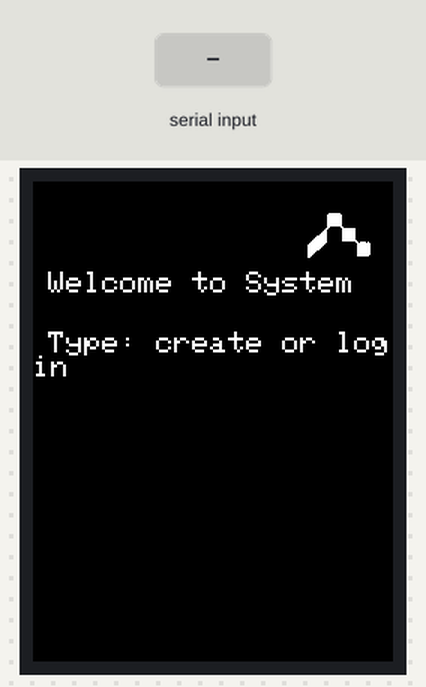
This sketch was run on a simulated ESP32. On the bench: 240×320 colour display. The inputs (shaded band) are chosen by the test bench.

Above: at 1.4 s.
1.5 s: "create\n" received over Serial
At 2.2 s:
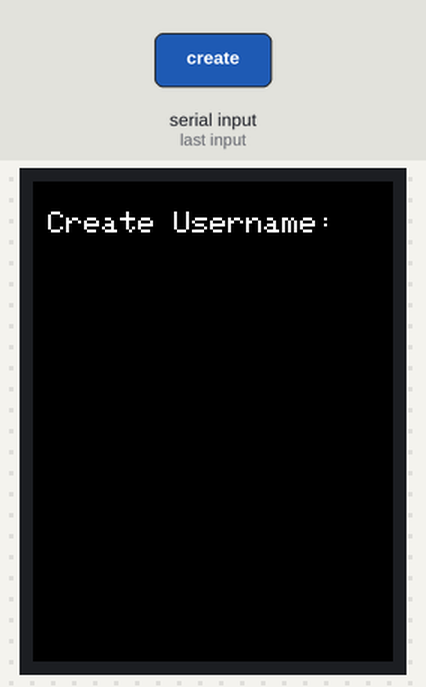
3.0 s: "login\n" received over Serial
At 4.1 s:
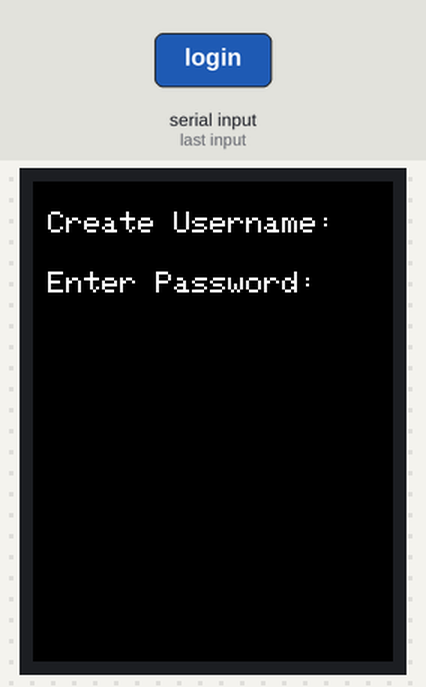
4.5 s: "1\n" received over Serial
At 5.2 s:
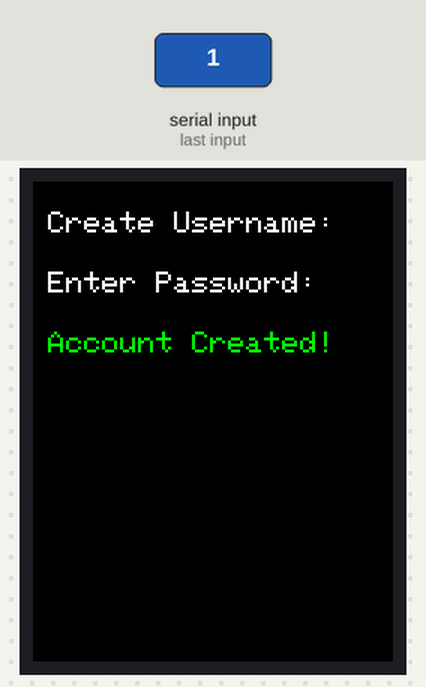
7.5 s: "0\n" received over Serial
At 8.7 s:
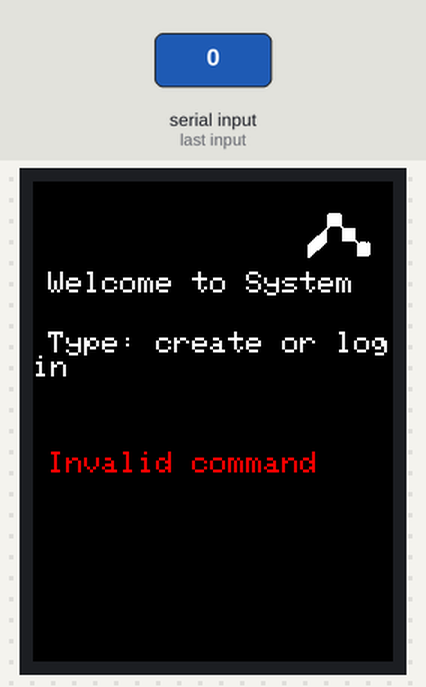
9.0 s: "login\n" received over Serial
At 10.2 s:
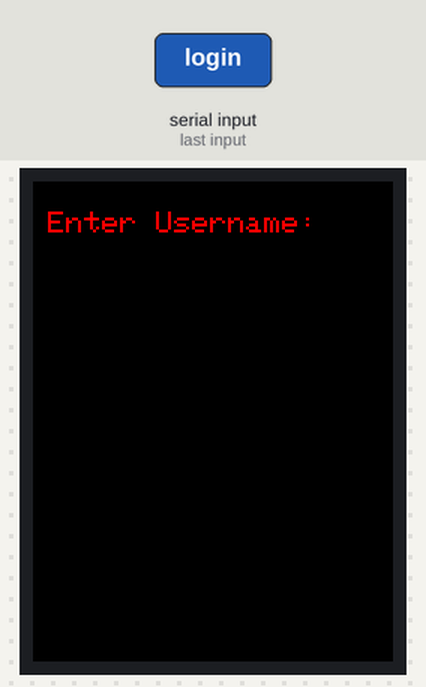
10.5 s: "2\n" received over Serial
At 11.0 s:
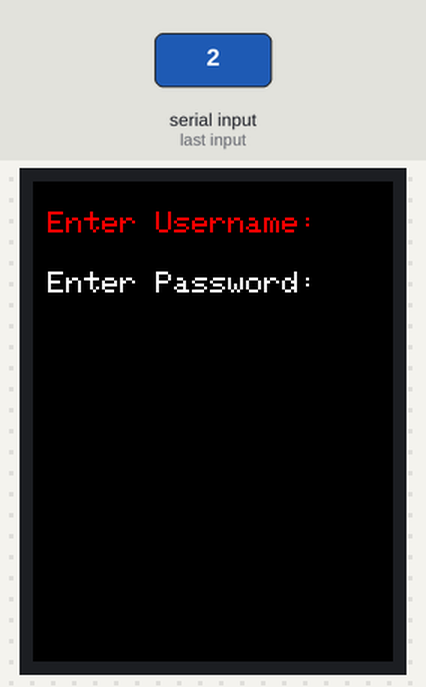
Timing chart, 0 to 13.0 s (numbered marks = the images above; inputs shaded):
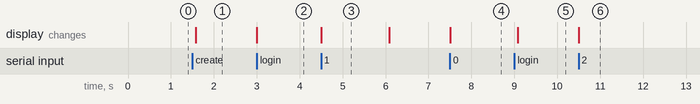

Measured:
- after the input at 1.5 s, the display: changes after 0.08 s (image 1)
- after the input at 3.0 s, the display: changes at once (image 2)
- after the input at 4.5 s, the display: changes at once (image 3)
- after the input at 7.5 s, the display: changes at once (image 4)
- after the input at 9.0 s, the display: changes after 0.08 s (image 5)
- after the input at 10.5 s, the display: changes at once (image 6)
- what the display in image 3 shows lasts 1.6 s, from 4.5 s to 6.1 s

The sketch:

sketch.ino
```cpp
/* ESP32 + ILI9341 + Serial Login UI + 64×64 Tuwaiq Logo (0/1)
   أحمد 2025
*/
#include <Adafruit_GFX.h>
#include <Adafruit_ILI9341.h>
#include <SPI.h>
#include "tuwaiq_logo_64x64_clean.h"   // شعار طويق 64×64

//----------------------------------------------------
// أطراف الشاشة (خريطة Wokwi الافتراضية: CS على D15)
#define TFT_CS   5   // انقل السلك إلى D15 أو غيّر الرقم حسب توصيلك
#define TFT_DC    2
#define TFT_RST   4
Adafruit_ILI9341 tft(TFT_CS, TFT_DC, TFT_RST);

//----------------------------------------------------
// دالة رسم الشعار
void drawTuwaiqLogo(int x0, int y0, uint16_t color = ILI9341_WHITE) {
  for (uint8_t y = 0; y < 64; y++) {
    for (uint8_t x = 0; x < 64; x++) {
      if (tuwaiqLogo[y][x]) {            // 1 = يرسم، 0 = يترك
        tft.drawPixel(x0 + x, y0 + y, color);
      }
    }
  }
}

//----------------------------------------------------
// منطق الحساب والتسجيل
String storedUser = "", storedPass = "";
String tmpUser = "", tmpPass = "";

enum State {UI_HOME, CREATE_USER, CREATE_PASS, LOGIN_USER, LOGIN_PASS, LOGGED_IN};
State state = UI_HOME;

//----------------------------------------------------
// شاشة البداية
void drawHome() {
   tft.fillScreen(ILI9341_BLACK);
  drawTuwaiqLogo(240 - 64 - 4, 4);


  tft.setTextSize(2);
  tft.setTextColor(ILI9341_WHITE);
  tft.setCursor(10, 60);
  tft.println("Welcome to System");

  tft.setTextColor(ILI9341_WHITE);
  tft.setCursor(10, 100);
  tft.println("Type: create or login");

}

//----------------------------------------------------
void setup() {
  Serial.begin(115200);
  tft.begin();
  drawHome();
}

//----------------------------------------------------
void loop() {
  if (!Serial.available()) return;

  String in = Serial.readStringUntil('\n');
  in.trim();

  switch (state) {
    case UI_HOME:
      if (in.equalsIgnoreCase("create")) {
        state = CREATE_USER;
        tft.fillScreen(ILI9341_BLACK);
        tft.setTextSize(2); tft.setCursor(10,20);
        tft.setTextColor(ILI9341_WHITE);
        tft.println("Create Username:");
      } else if (in.equalsIgnoreCase("login")) {
        state = LOGIN_USER;
        tft.fillScreen(ILI9341_BLACK);
        tft.setTextSize(2); tft.setCursor(10,20);
        tft.println("Enter Username:");
      } else {
        tft.setCursor(10,180); tft.setTextColor(ILI9341_RED);
        tft.println("Invalid command");          // أمر غير مفهوم
      }
      break;

    case CREATE_USER:
      tmpUser = in;
      state   = CREATE_PASS;
      tft.setCursor(10,60); tft.println("Enter Password:");
      break;

    case CREATE_PASS:
      tmpPass = in;
      storedUser = tmpUser; storedPass = tmpPass;
      tft.setCursor(10,100); tft.setTextColor(ILI9341_GREEN);
      tft.println("Account Created!");
      delay(1500);
      state = UI_HOME; drawHome();
      break;

    case LOGIN_USER:
      tmpUser = in;
      state   = LOGIN_PASS;
      tft.setCursor(10,60); tft.setTextColor(ILI9341_WHITE);
      tft.println("Enter Password:");
      break;

    case LOGIN_PASS:
      tmpPass = in;
      if (tmpUser == storedUser && tmpPass == storedPass) {
        state = LOGGED_IN;
        tft.fillScreen(ILI9341_BLACK);
        tft.setCursor(10,20); tft.setTextColor(ILI9341_GREEN);
        tft.println("Login Successful!");
      } else {
        tft.setCursor(10,100); tft.setTextColor(ILI9341_RED);
        tft.println("Wrong Credentials!");
        delay(1500);
        state = UI_HOME; drawHome();
      }
      break;

    default: break;
  }
}
```

Source omitted: o_64x64_clean.h (data table, 8510 bytes)
